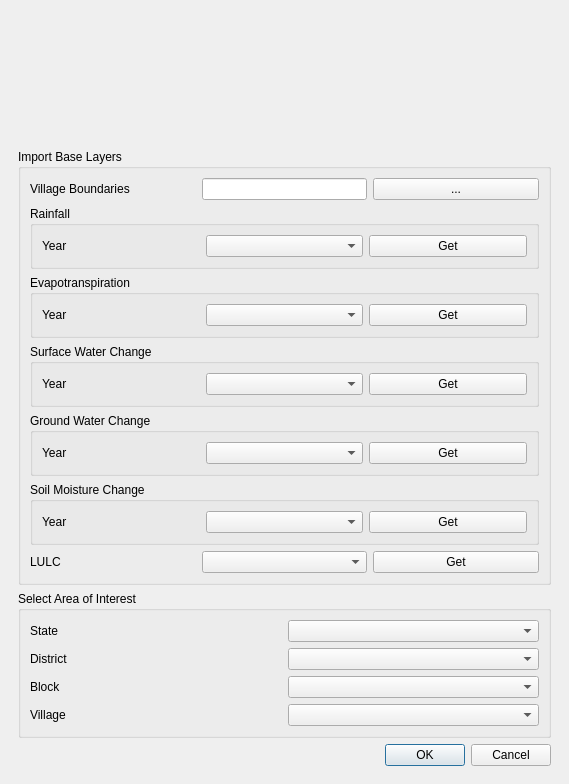
<?xml version="1.0" encoding="UTF-8"?>
<ui version="4.0">
 <class>RuralWaterDockWidgetBase</class>
 <widget class="QDockWidget" name="RuralWaterDockWidgetBase">
  <property name="geometry">
   <rect>
    <x>0</x>
    <y>0</y>
    <width>569</width>
    <height>784</height>
   </rect>
  </property>
  <property name="windowTitle">
   <string>Rural Water</string>
  </property>
  <widget class="QWidget" name="dockWidgetContents">
   <layout class="QVBoxLayout" name="verticalLayout_5">
    <item>
     <widget class="QWidget" name="widget" native="true">
      <layout class="QVBoxLayout" name="verticalLayout_4">
       <item>
        <widget class="QLabel" name="label_7">
         <property name="text">
          <string/>
         </property>
         <property name="scaledContents">
          <bool>true</bool>
         </property>
        </widget>
       </item>
       <item>
        <widget class="QgsCollapsibleGroupBox" name="mGroupBox">
         <property name="sizePolicy">
          <sizepolicy hsizetype="Preferred" vsizetype="Fixed">
           <horstretch>0</horstretch>
           <verstretch>0</verstretch>
          </sizepolicy>
         </property>
         <property name="title">
          <string>Import Base Layers</string>
         </property>
         <layout class="QVBoxLayout" name="verticalLayout">
          <item>
           <layout class="QHBoxLayout" name="horizontalLayout">
            <item>
             <widget class="QLabel" name="label_5">
              <property name="sizePolicy">
               <sizepolicy hsizetype="Preferred" vsizetype="Fixed">
                <horstretch>0</horstretch>
                <verstretch>0</verstretch>
               </sizepolicy>
              </property>
              <property name="text">
               <string>Village Boundaries</string>
              </property>
             </widget>
            </item>
            <item>
             <widget class="QLineEdit" name="lineEdit">
              <property name="sizePolicy">
               <sizepolicy hsizetype="Preferred" vsizetype="Fixed">
                <horstretch>0</horstretch>
                <verstretch>0</verstretch>
               </sizepolicy>
              </property>
              <property name="minimumSize">
               <size>
                <width>0</width>
                <height>0</height>
               </size>
              </property>
             </widget>
            </item>
            <item>
             <widget class="QPushButton" name="pushButton">
              <property name="sizePolicy">
               <sizepolicy hsizetype="Preferred" vsizetype="Fixed">
                <horstretch>0</horstretch>
                <verstretch>0</verstretch>
               </sizepolicy>
              </property>
              <property name="text">
               <string>...</string>
              </property>
             </widget>
            </item>
           </layout>
          </item>
          <item>
           <widget class="QgsCollapsibleGroupBox" name="mGroupBox_3">
            <property name="sizePolicy">
             <sizepolicy hsizetype="Preferred" vsizetype="Maximum">
              <horstretch>0</horstretch>
              <verstretch>0</verstretch>
             </sizepolicy>
            </property>
            <property name="title">
             <string>Rainfall</string>
            </property>
            <layout class="QVBoxLayout" name="verticalLayout_3">
             <item>
              <layout class="QHBoxLayout" name="horizontalLayout_8">
               <item>
                <widget class="QLabel" name="label_9">
                 <property name="text">
                  <string>Year</string>
                 </property>
                </widget>
               </item>
               <item>
                <widget class="QComboBox" name="comboBox_9"/>
               </item>
               <item>
                <widget class="QPushButton" name="pushButton_3">
                 <property name="sizePolicy">
                  <sizepolicy hsizetype="Preferred" vsizetype="Fixed">
                   <horstretch>0</horstretch>
                   <verstretch>0</verstretch>
                  </sizepolicy>
                 </property>
                 <property name="text">
                  <string>Get</string>
                 </property>
                </widget>
               </item>
              </layout>
             </item>
            </layout>
           </widget>
          </item>
          <item>
           <widget class="QgsCollapsibleGroupBox" name="mGroupBox_6">
            <property name="title">
             <string>Evapotranspiration</string>
            </property>
            <layout class="QVBoxLayout" name="verticalLayout_8">
             <item>
              <layout class="QHBoxLayout" name="horizontalLayout_9">
               <item>
                <widget class="QLabel" name="label_13">
                 <property name="text">
                  <string>Year</string>
                 </property>
                </widget>
               </item>
               <item>
                <widget class="QComboBox" name="comboBox_11"/>
               </item>
               <item>
                <widget class="QPushButton" name="pushButton_8">
                 <property name="text">
                  <string>Get</string>
                 </property>
                </widget>
               </item>
              </layout>
             </item>
            </layout>
           </widget>
          </item>
          <item>
           <widget class="QgsCollapsibleGroupBox" name="mGroupBox_4">
            <property name="title">
             <string>Surface Water Change</string>
            </property>
            <layout class="QVBoxLayout" name="verticalLayout_6">
             <item>
              <layout class="QHBoxLayout" name="horizontalLayout_10" stretch="0,0,0">
               <property name="topMargin">
                <number>0</number>
               </property>
               <item>
                <widget class="QLabel" name="label_12">
                 <property name="text">
                  <string>Year</string>
                 </property>
                </widget>
               </item>
               <item>
                <widget class="QComboBox" name="comboBox_10"/>
               </item>
               <item>
                <widget class="QPushButton" name="pushButton_6">
                 <property name="text">
                  <string>Get</string>
                 </property>
                </widget>
               </item>
              </layout>
             </item>
            </layout>
           </widget>
          </item>
          <item>
           <widget class="QgsCollapsibleGroupBox" name="mGroupBox_5">
            <property name="title">
             <string>Ground Water Change</string>
            </property>
            <layout class="QVBoxLayout" name="verticalLayout_7">
             <item>
              <layout class="QHBoxLayout" name="horizontalLayout_4">
               <item>
                <widget class="QLabel" name="label_15">
                 <property name="text">
                  <string>Year</string>
                 </property>
                </widget>
               </item>
               <item>
                <widget class="QComboBox" name="comboBox_12"/>
               </item>
               <item>
                <widget class="QPushButton" name="pushButton_7">
                 <property name="text">
                  <string>Get</string>
                 </property>
                </widget>
               </item>
              </layout>
             </item>
            </layout>
           </widget>
          </item>
          <item>
           <widget class="QgsCollapsibleGroupBox" name="mGroupBox_7">
            <property name="title">
             <string>Soil Moisture Change</string>
            </property>
            <layout class="QVBoxLayout" name="verticalLayout_9">
             <item>
              <layout class="QHBoxLayout" name="horizontalLayout_11">
               <item>
                <widget class="QLabel" name="label_16">
                 <property name="text">
                  <string>Year</string>
                 </property>
                </widget>
               </item>
               <item>
                <widget class="QComboBox" name="comboBox_13"/>
               </item>
               <item>
                <widget class="QPushButton" name="pushButton_9">
                 <property name="text">
                  <string>Get</string>
                 </property>
                </widget>
               </item>
              </layout>
             </item>
            </layout>
           </widget>
          </item>
          <item>
           <layout class="QHBoxLayout" name="horizontalLayout_2">
            <item>
             <widget class="QLabel" name="label_6">
              <property name="text">
               <string>LULC</string>
              </property>
             </widget>
            </item>
            <item>
             <widget class="QComboBox" name="comboBox_5"/>
            </item>
            <item>
             <widget class="QPushButton" name="pushButton_2">
              <property name="sizePolicy">
               <sizepolicy hsizetype="Preferred" vsizetype="Fixed">
                <horstretch>0</horstretch>
                <verstretch>0</verstretch>
               </sizepolicy>
              </property>
              <property name="text">
               <string>Get</string>
              </property>
             </widget>
            </item>
           </layout>
          </item>
         </layout>
        </widget>
       </item>
       <item>
        <widget class="QgsCollapsibleGroupBox" name="mGroupBox_2">
         <property name="sizePolicy">
          <sizepolicy hsizetype="Preferred" vsizetype="Fixed">
           <horstretch>0</horstretch>
           <verstretch>0</verstretch>
          </sizepolicy>
         </property>
         <property name="title">
          <string>Select Area of Interest</string>
         </property>
         <layout class="QVBoxLayout" name="verticalLayout_2">
          <item>
           <layout class="QHBoxLayout" name="horizontalLayout_3">
            <item>
             <widget class="QLabel" name="label">
              <property name="minimumSize">
               <size>
                <width>0</width>
                <height>0</height>
               </size>
              </property>
              <property name="text">
               <string>State</string>
              </property>
             </widget>
            </item>
            <item>
             <widget class="QComboBox" name="comboBox"/>
            </item>
           </layout>
          </item>
          <item>
           <layout class="QHBoxLayout" name="horizontalLayout_5">
            <item>
             <widget class="QLabel" name="label_2">
              <property name="text">
               <string>District</string>
              </property>
             </widget>
            </item>
            <item>
             <widget class="QComboBox" name="comboBox_2"/>
            </item>
           </layout>
          </item>
          <item>
           <layout class="QHBoxLayout" name="horizontalLayout_6">
            <item>
             <widget class="QLabel" name="label_3">
              <property name="text">
               <string>Block</string>
              </property>
             </widget>
            </item>
            <item>
             <widget class="QComboBox" name="comboBox_3"/>
            </item>
           </layout>
          </item>
          <item>
           <layout class="QHBoxLayout" name="horizontalLayout_7">
            <item>
             <widget class="QLabel" name="label_8">
              <property name="text">
               <string>Village</string>
              </property>
             </widget>
            </item>
            <item>
             <widget class="QComboBox" name="comboBox_4"/>
            </item>
           </layout>
          </item>
         </layout>
        </widget>
       </item>
       <item>
        <widget class="QDialogButtonBox" name="buttonBox">
         <property name="orientation">
          <enum>Qt::Horizontal</enum>
         </property>
         <property name="standardButtons">
          <set>QDialogButtonBox::Cancel|QDialogButtonBox::Ok</set>
         </property>
        </widget>
       </item>
      </layout>
     </widget>
    </item>
   </layout>
  </widget>
 </widget>
 <customwidgets>
  <customwidget>
   <class>QgsCollapsibleGroupBox</class>
   <extends>QGroupBox</extends>
   <header>qgscollapsiblegroupbox.h</header>
   <container>1</container>
  </customwidget>
 </customwidgets>
 <resources>
  <include location="resources/resources.qrc"/>
 </resources>
 <connections/>
</ui>
